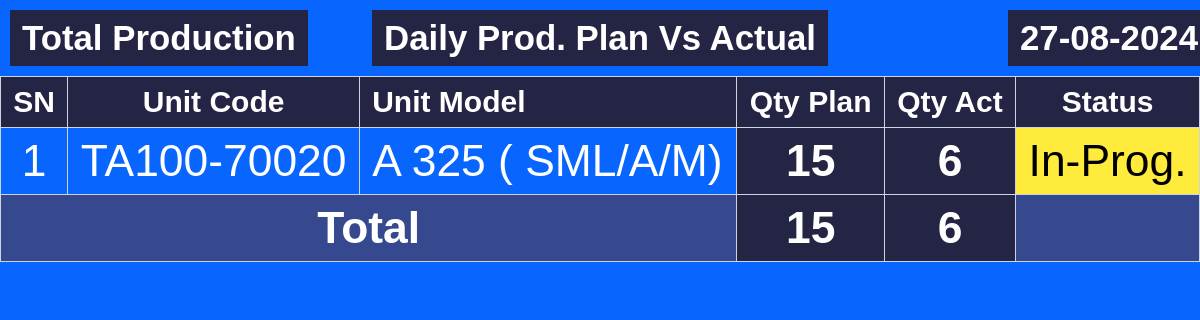
/screen/total-production/, run on the app's committed database.
### screen_app/models.py (models this page shows, shortened)
class Unit(models.Model):
    code = models.CharField(max_length=20, unique=True)
    model = models.CharField(max_length=100)

### screen_app/views.py (the view, shortened to what this page needs)
# urls.py: path('total-production/',views.total_production, name='total_production'),
def total_production(request):
    date_str = request.GET.get('date', None)
    if date_str is None or date_str == 'today':
        date = datetime.today().date()
    else:
        date = datetime.strptime(date_str, "%Y-%m-%d").date()
    formatted_date = date.strftime("%d-%m-%Y")
    plans = ProductionPlan.objects.filter(date=date).order_by('unit', 's_no')
    total_planned = plans.aggregate(Sum('qty_planned'))['qty_planned__sum'] or 0
    total_actual = plans.aggregate(Sum('qty_actual'))['qty_actual__sum'] or 0
    grouped_plans = {}
    for plan in plans:
        if plan.unit not in grouped_plans:
            grouped_plans[plan.unit] = {
                'unit': plan.unit,
                'qty_planned': 0,
                'qty_actual': 0,
                'difference': 0,
                'status': ''
            }
        grouped_plans[plan.unit]['qty_planned'] += plan.qty_planned
        grouped_plans[plan.unit]['qty_actual'] += plan.qty_actual
    for unit_data in grouped_plans.values():
        unit_data['difference'] = unit_data['qty_planned'] - unit_data['qty_actual']
        if unit_data['qty_actual'] == 0:
            unit_data['status'] = "Pending"
        elif unit_data['qty_actual'] < unit_data['qty_planned']:
            unit_data['status'] = "In-Prog."
        elif unit_data['qty_actual'] >= unit_data['qty_planned']:
            unit_data['status'] = "Completed"
    context = {
        'current_date': formatted_date,
        'plans': grouped_plans.values(),
        'total_planned': total_planned,
        'total_actual': total_actual,
    }
    return render(request, 'total_auto/total_production.html', context)

### screen_app/templates/total_auto/total_production.html (shortened to what this page needs)
<!DOCTYPE html>
<html lang="en">
<head>
</head>
<body>
    <div class="header-container">
        <h1 class="text-center table-header2">
            <span class="header-item bg-red-200">Total Production</span>
            <span class="header-item bg-red-200">Daily Prod. Plan Vs Actual</span>
            <span class="header-item bg-red-200" id="currentDate">{{ current_date }}</span>
        </h1>
    </div>
    <div class="table-container" id="tableContainer">
        <table>
            <thead>
                <tr class="bg-red-200">
                    <th class="table-header2">SN</th>
                    <th class="table-header2">Unit Code</th>
                    <th class="table-header2 text-start">Unit Model</th>
                    <th class="table-header2 bg-red-200">Qty Plan</th>
                    <th class="table-header2 bg-red-200">Qty Act</th>
                    <th class="table-header2">Status</th>
                </tr>
            </thead>
            <tbody id="tableBody">
                {% for plan in plans %}
                <tr>
                    <td class="table-cell text-center">{{ forloop.counter }}</td>
                    <td class="table-cell text-center">{{ plan.unit.code }}</td>
                    <td class="table-cell text-start">{{ plan.unit.model }}</td>
                    <td class="table-cell bg-red-200 text-center font-bold">{{ plan.qty_planned }}</td>
                    <td class="table-cell bg-red-200 text-center font-bold">{{ plan.qty_actual }}</td>
                    <td class="table-cell
                    {% if plan.status == 'Completed' %}status-completed
                    {% elif plan.status == 'In-Prog.' %}status-inprogress
                    {% elif plan.status == 'Pending' %}status-pending
                    {% endif %}">
                    {{ plan.status }}
                    </td>
                </tr>
                {% endfor %}
            </tbody>
            <tfoot>
                <tr class="bg-gray-200">
                    <td colspan="3" class="table-cell text-center font-bold">Total</td>
                    <td class="table-cell bg-red-200 text-center font-bold">{{ total_planned }}</td>
                    <td class="table-cell bg-red-200 text-center font-bold">{{ total_actual }}</td>
                    <td></td>
                </tr>
            </tfoot>
        </table>
    </div>
</body>
</html>

### screen_app/templates/total_auto/total_production.html (style rules this page uses)
html, body { margin: 0; padding: 0; height: 100%; width: 100%; overflow: hidden; }
body { background-color: #0866FF; color: #ffffff; font-family: Arial, sans-serif; }
.table-header2 { font-size: 2.5vw; }
.table-cell { font-size: 3.7vw; }
.bg-gray-200 { background-color: #36498f; }
.bg-red-200 { background-color: #242444; }
.table-container { height: calc(100vh - 60px); overflow: hidden; position: relative; }
table { width: 100%; border-collapse: collapse; }
th, td { padding: 1vh 1vw; text-align: center; border: 1px solid #cbd5e0; }
thead { position: sticky; top: 0; background-color: #36498f; z-index: 1; }
.text-center { text-align: center; }
.text-start { text-align: start; }
.font-bold { font-weight: bold; }
.status-inprogress { background-color: #FFEB3B; color: black; }
.header-container { width: 100%; padding: 10px; }
.text-center.table-header2 { display: flex; justify-content: space-between; align-items: center; width: 100%; margin: 0; }
.header-item { padding: 1vh 1vw; font-size: 2.9vw; background-color: #242444; }
.header-item:first-child { margin-right: auto; }
.header-item:last-child { margin-left: auto; }
.header-item:nth-child(2) { position: absolute; left: 50%; transform: translateX(-50%); }

### data on the page
Unit: unit.code "TA100-70020", unit.model "A 325 ( SML/A/M)", qty_planned "15", qty_actual "6", status "In-Prog."

### other printed values
{{ total_planned }} "15"
{{ total_actual }} "6"
